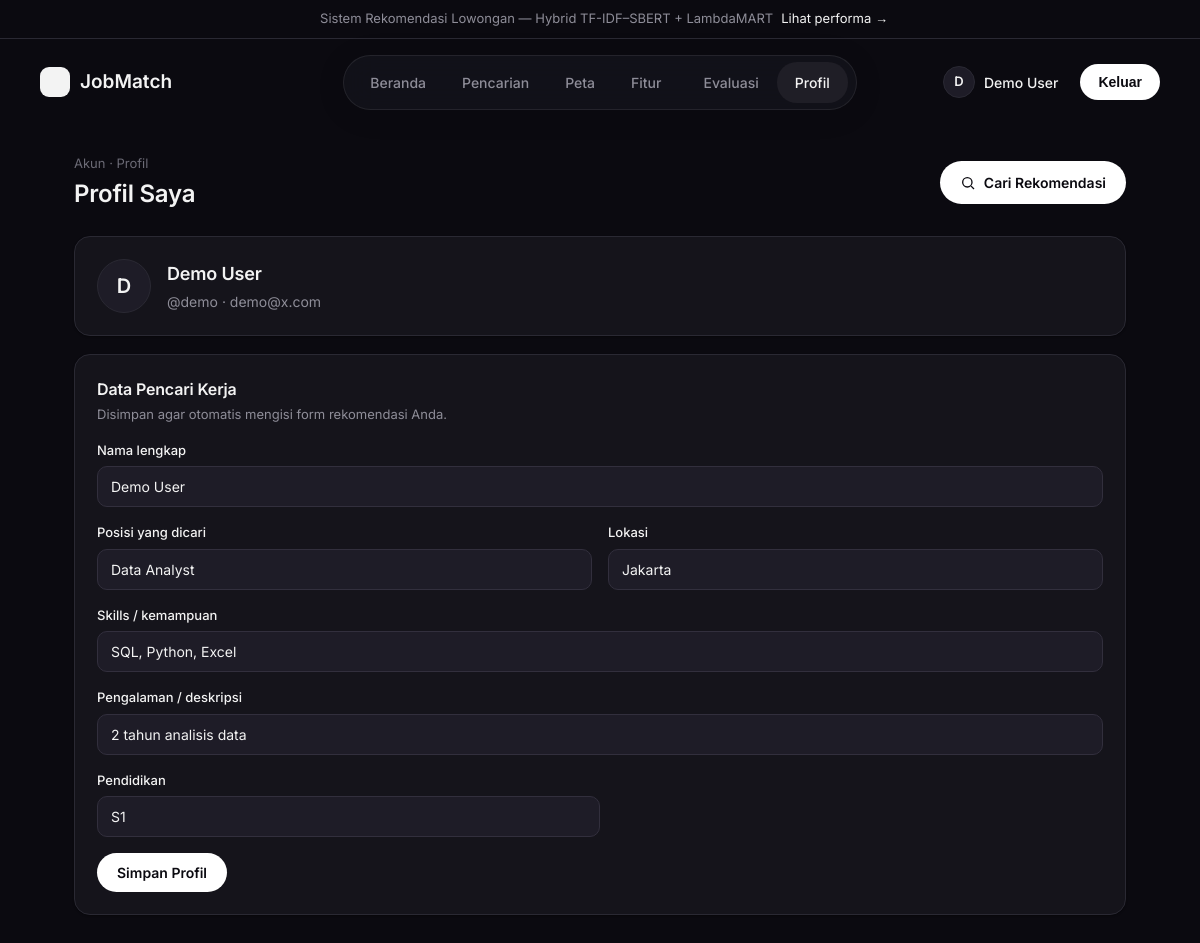
/profile/ (signed in), run on the app's committed database.
### recommender/models.py (models this page shows, shortened)
class Profile(models.Model):
    user = models.OneToOneField(User, on_delete=models.CASCADE, related_name="profile")
    full_name = models.CharField("Nama lengkap", max_length=120, blank=True)
    job_title = models.CharField("Posisi yang dicari", max_length=200, blank=True)
    skills = models.CharField("Skills / kemampuan", max_length=500, blank=True)
    experience = models.CharField("Pengalaman / deskripsi", max_length=500, blank=True)
    education = models.CharField("Pendidikan", max_length=100, blank=True)
    location = models.CharField("Lokasi", max_length=120, blank=True)
    updated_at = models.DateTimeField(auto_now=True)
    @property
    def initial(self):
        base = self.full_name or self.user.username
        return (base[:1] or "?").upper()

### recommender/views.py (the view)
# urls.py: path("profile/", views.profile, name="profile"),
@login_required
@ensure_csrf_cookie
def profile(request):
    prof, _ = Profile.objects.get_or_create(user=request.user)
    if request.method == "POST":
        form = ProfileForm(request.POST, instance=prof)
        if form.is_valid():
            form.save()
            messages.success(request, "Profil berhasil disimpan.")
            return redirect("profile")
    else:
        form = ProfileForm(instance=prof)
    return render(request, "recommender/profile.html", {"form": form, "prof": prof})

### recommender/forms.py
class ProfileForm(forms.ModelForm):
    class Meta:
        model = Profile
        fields = ["full_name", "job_title", "skills", "experience", "education", "location"]
        widgets = {
            "full_name": forms.TextInput(attrs={**_INPUT, "placeholder": "cth: Budi Santoso"}),
            "job_title": forms.TextInput(attrs={**_INPUT, "placeholder": "cth: Software Engineer, Data Analyst"}),
            "skills": forms.TextInput(attrs={**_INPUT, "placeholder": "cth: Python, SQL, Machine Learning"}),
            "experience": forms.TextInput(attrs={**_INPUT, "placeholder": "cth: 2 tahun membangun web dengan Laravel"}),
            "education": forms.TextInput(attrs={**_INPUT, "placeholder": "cth: S1, D3, SMA"}),
            "location": forms.TextInput(attrs={**_INPUT, "placeholder": "cth: Jakarta, Bandung"}),
        }

### recommender/templates/recommender/profile.html (shortened to what this page needs)
{% extends "recommender/base.html" %}
{% block content %}
<div class="topbar">
  <div>
    <div class="crumb">Akun · Profil</div>
    <h1>Profil Saya</h1>
  </div>
  <div class="top-actions">
    <a class="btn" href="{% url 'index' %}">
      <svg width="16" height="16" viewBox="0 0 24 24" fill="none" stroke="currentColor" stroke-width="2"><circle cx="11" cy="11" r="7"/><path d="M21 21l-4.3-4.3"/></svg>
      Cari Rekomendasi
    </a>
  </div>
</div>
<div class="card" style="display:flex; align-items:center; gap:16px">
  <div class="avatar" style="width:54px; height:54px; font-size:20px">{{ prof.initial }}</div>
  <div>
    <h2 style="font-size:18px">{{ prof.full_name|default:user.username }}</h2>
    <p class="muted" style="margin:2px 0 0">@{{ user.username }}{% if user.email %} · {{ user.email }}{% endif %}</p>
  </div>
</div>
<div class="card">
  <h2>Data Pencari Kerja</h2>
  <p class="card-sub">Disimpan agar otomatis mengisi form rekomendasi Anda.</p>
  <form method="post" action="{% url 'profile' %}">
    <div class="field">
      <label class="lbl">{{ form.full_name.label }}</label>
      {{ form.full_name }}
    </div>
    <div class="grid-2">
      <div class="field">
        <label class="lbl">{{ form.job_title.label }}</label>
        {{ form.job_title }}
      </div>
      <div class="field">
        <label class="lbl">{{ form.location.label }}</label>
        {{ form.location }}
      </div>
    </div>
    <div class="field">
      <label class="lbl">{{ form.skills.label }}</label>
      {{ form.skills }}
    </div>
    <div class="field">
      <label class="lbl">{{ form.experience.label }}</label>
      {{ form.experience }}
    </div>
    <div class="field" style="max-width:50%">
      <label class="lbl">{{ form.education.label }}</label>
      {{ form.education }}
    </div>
    <button class="btn" type="submit">Simpan Profil</button>
  </form>
</div>
{% endblock %}

### recommender/templates/recommender/base.html (shortened to what this page needs)
{% load static %}
<!DOCTYPE html>
<html lang="id">
<head>
  <link rel="stylesheet" href="{% static 'recommender/app.css' %}">
</head>
<body>
  <div class="top-banner">
     Sistem Rekomendasi Lowongan — Hybrid TF-IDF–SBERT + LambdaMART
    <a href="{% url 'dashboard' %}">Lihat performa &rarr;</a>
  </div>
  <nav class="navbar">
    <a href="{% url 'index' %}" class="logo">
      <span class="mark"></span>
      JobMatch
    </a>
    <div class="nav-links">
      <div class="nav-item-wrapper">
        <a href="{% url 'index' %}" class="nav-item {% if request.resolver_match.url_name == 'index' %}active{% endif %}">Beranda</a>
      </div>
      <div class="nav-item-wrapper">
        <a href="{% url 'search' %}" class="nav-item {% if request.resolver_match.url_name == 'search' %}active{% endif %}">Pencarian</a>
      </div>
      <div class="nav-item-wrapper">
        <a href="{% url 'job_map' %}" class="nav-item {% if request.resolver_match.url_name == 'job_map' %}active{% endif %}">Peta</a>
      </div>
      <div class="nav-item-wrapper">
        <span class="nav-item">Fitur </span>
      </div>
      <div class="nav-item-wrapper">
        <a href="{% url 'dashboard' %}" class="nav-item {% if request.resolver_match.url_name == 'dashboard' %}active{% endif %}">Evaluasi</a>
      </div>
      <div class="nav-item-wrapper">
        <a href="{% url 'profile' %}" class="nav-item {% if request.resolver_match.url_name == 'profile' %}active{% endif %}">Profil</a>
      </div>
    </div>
    <div class="nav-right">
      <a class="user-mini" href="{% url 'profile' %}">
        <span class="avatar">{{ user.profile.initial|default:user.username|slice:":1"|upper }}</span>
        <span class="u-name">{{ user.profile.full_name|default:user.username }}</span>
      </a>
      <form method="post" action="{% url 'logout' %}" style="display:flex">
        <button class="talk-btn" type="submit">Keluar</button>
      </form>
    </div>
  </nav>
  <main class="page">
    <div class="container">
      {% block content %}{% endblock %}
    </div>
  </main>
</body>
</html>

### recommender/static/recommender/app.css (style rules this page uses)
:root { --bg:#0b0a10; --nav-bg:rgba(25,24,33,.55); --surface:#15141b; --surface-2:#1e1c27; --text:#f3f3f3; --muted:#8e8d98; --muted-2:#6b6a75; --line:#2a2933; --line-2:#322f3d; --hover:#1f1e26; --accent:#f3f3f3; --btn-bg:#ffffff; --btn-text:#0b0a10; --btn-hover:#e8e8ee; --tag-bg:#232230; --tag-text:#d7d7e0; --bar-track:rgba(255,255,255,.08); --bar-1:#6b7280; --bar-2:#e6e6e6; --glass-border:rgba(255,255,255,.08); --focus:rgba(255,255,255,.14); --shadow:0 1px 2px rgba(0,0,0,.35); --shadow-lg:0 24px 50px rgba(0,0,0,.5); --info-bg:rgba(217,119,6,.12); --info-bd:rgba(217,119,6,.35); --info-tx:#f0c27a; --err-bg:rgba(225,29,72,.12); --err-bd:rgba(225,29,72,.4); --err-tx:#fca5b5; --ok-bg:rgba(22,163,74,.12); --ok-bd:rgba(22,163,74,.4); --ok-tx:#86efac; --green:#34d399; }
* { box-sizing:border-box; margin:0; padding:0 }
body { font-family:'Inter',system-ui,Segoe UI,Roboto,Arial,sans-serif; background:var(--bg); color:var(--text); min-height:100vh; line-height:1.5; font-size:14px; -webkit-font-smoothing:antialiased; transition:background-color .3s, color .3s }
a { color:var(--text); text-decoration:none }
h1,h2,h3 { font-weight:600; letter-spacing:-.01em }
.muted { color:var(--muted) }
.container { max-width:1100px; margin:0 auto; padding:0 24px }
.top-banner { display:flex; justify-content:center; align-items:center; gap:8px; padding:9px; font-size:13px; color:var(--muted); border-bottom:1px solid var(--line) }
.top-banner a { color:var(--text); transition:color .3s }
.navbar { display:flex; justify-content:space-between; align-items:center; padding:16px 40px; position:relative; z-index:50; gap:16px }
.logo { flex:1; display:flex; align-items:center; gap:10px; font-weight:600; font-size:19px; color:var(--text) }
.logo .mark { width:30px; height:30px; border-radius:9px; display:grid; place-items:center; background:var(--text); color:var(--bg); font-size:18px }
.nav-links { display:flex; background:var(--nav-bg); backdrop-filter:blur(16px); -webkit-backdrop-filter:blur(16px); border-radius:40px; padding:6px 8px; border:1px solid var(--glass-border); box-shadow:0 4px 30px rgba(0,0,0,.1) }
.nav-item-wrapper { position:relative }
.nav-item { display:flex; align-items:center; gap:6px; padding:10px 18px; border-radius:20px; color:var(--muted); font-size:14px; font-weight:500; transition:all .25s; cursor:pointer; white-space:nowrap }
.nav-item.active { background:var(--hover); color:var(--text) }
.nav-right { flex:1; display:flex; align-items:center; justify-content:flex-end; gap:16px }
.user-mini { display:flex; align-items:center; gap:9px; padding:5px 6px 5px 5px; border-radius:30px; transition:background .2s }
.avatar { width:32px; height:32px; border-radius:50%; flex:none; display:grid; place-items:center; background:var(--surface-2); border:1px solid var(--line); color:var(--text); font-weight:600; font-size:13px }
.user-mini .u-name { font-size:14px; font-weight:500; color:var(--text) }
.talk-btn { background:var(--btn-bg); color:var(--btn-text); padding:10px 18px; border-radius:30px; font-size:14px; font-weight:600; transition:transform .2s, background .2s; border:none; cursor:pointer }
.page { padding:28px 0 80px }
.topbar { display:flex; align-items:center; justify-content:space-between; gap:16px; margin-bottom:24px; flex-wrap:wrap }
.topbar h1 { font-size:24px }
.topbar .crumb { font-size:13px; color:var(--muted-2); margin-bottom:3px }
.top-actions { display:flex; align-items:center; gap:10px }
.card { background:var(--surface); border:1px solid var(--line); border-radius:16px; box-shadow:var(--shadow); padding:22px; margin-bottom:18px }
.card h2 { font-size:16px; margin-bottom:4px }
.card .card-sub { color:var(--muted); font-size:13px; margin:0 0 16px }
.grid-2 { display:grid; grid-template-columns:1fr 1fr; gap:16px }
.field { margin-bottom:16px }
.field>label, label.lbl { display:block; font-size:13px; font-weight:500; color:var(--text); margin-bottom:6px }
.input, input[type=text], input[type=email], input[type=password], select { width:100%; padding:11px 13px; border:1px solid var(--line-2); border-radius:10px; background:var(--surface-2); color:var(--text); font-size:14px; font-family:inherit; transition:.15s }
.btn { display:inline-flex; align-items:center; gap:8px; background:var(--btn-bg); color:var(--btn-text); border:none; padding:11px 20px; border-radius:30px; font-size:14px; font-weight:600; cursor:pointer; font-family:inherit; transition:.2s }

### data on the page
Profile: initial "D", full_name "Demo User", job_title "Data Analyst", location "Jakarta", skills "SQL, Python, Excel", experience "2 tahun analisis data", education "S1"

### other printed values
{{ user.profile.initial|default:user.username|slice:":1"|upper }} "D"
{{ user.profile.full_name|default:user.username }} "Demo User"
{{ user.username }} "demo"
{{ user.email }} "demo@x.com"
